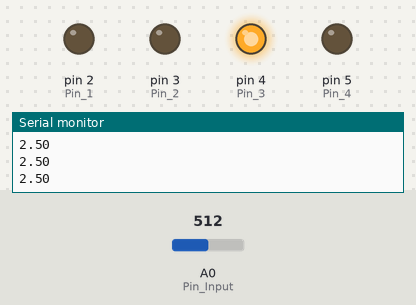
A sketch run on a simulated Arduino Uno, built with avr-gcc and run on an emulated ATmega328P. On the bench: output pins drawn as LEDs (lit = HIGH), the last lines printed to the serial monitor. Inputs (shaded band) come from the test bench; at power-on: A0 (Pin_Input) = 512.

Above: at 1.2 s.
1.3 s: A0 (Pin_Input) set to 503
At 2.7 s:
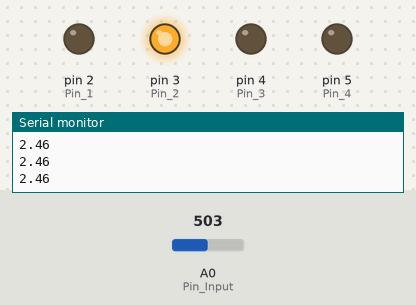
3.0 s: A0 (Pin_Input) set to 267
4.5 s: A0 (Pin_Input) set to 244
At 5.4 s:
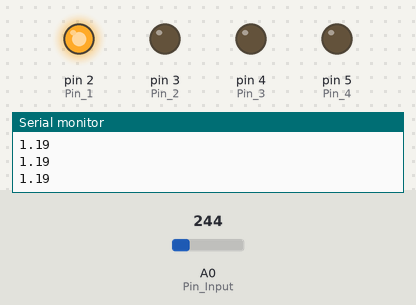
6.0 s: A0 (Pin_Input) set to 900
At 6.7 s:
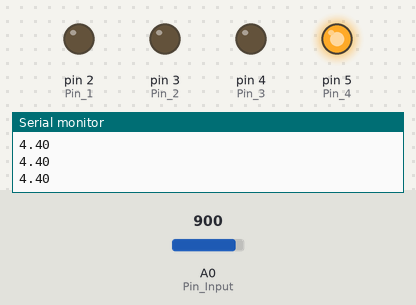
7.5 s: A0 (Pin_Input) set to 778
9.0 s: A0 (Pin_Input) set to 752
At 10.4 s:
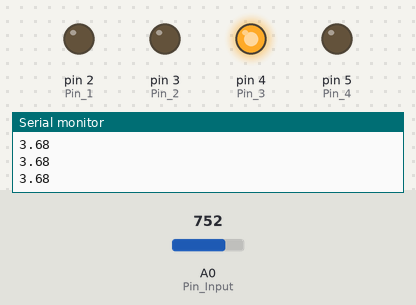
Timing chart, 0 to 11.5 s (numbered marks = the images above; inputs shaded):
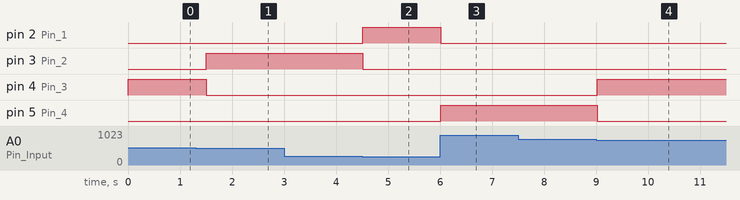

Measured:
- the behaviour switches between 512 and 511 on A0 (Pin_Input) (found by bisection; images 0 and 1)
- the behaviour switches between 256 and 255 on A0 (Pin_Input) (found by bisection; images 1 and 2)
- the behaviour switches between 768 and 767 on A0 (Pin_Input) (found by bisection; images 3 and 4)
- after the input at 1.3 s, pin 3 (Pin_2): LOW → HIGH after 0.20 s; pin 4 (Pin_3): HIGH → LOW after 0.20 s
- after the input at 4.5 s, pin 2 (Pin_1): LOW → HIGH at once; pin 3 (Pin_2): HIGH → LOW at once
- after the input at 6.0 s, pin 2 (Pin_1): HIGH → LOW at once; pin 5 (Pin_4): LOW → HIGH at once
- after the input at 9.0 s, pin 4 (Pin_3): LOW → HIGH at once; pin 5 (Pin_4): HIGH → LOW at once

The sketch:

09_Potentiometer_LED_Control_3rd.ino
```cpp
const int Pin_1 = 2;
const int Pin_2 = 3;
const int Pin_3 = 4;
const int Pin_4 = 5;
const float eps = 0.000001;

const int Pin_Input = A0;

float V;
int readVal;

void setup() {
  // put your setup code here, to run once:
  pinMode(Pin_1, OUTPUT);
  pinMode(Pin_2, OUTPUT);
  pinMode(Pin_3, OUTPUT);
  pinMode(Pin_4, OUTPUT);
  Serial.begin(9600);
  // pinMode(Pin_Input, INPUT);
}

void loop() {
  // put your main code here, to run repeatedly:
  readVal = analogRead(Pin_Input);
  V = (5. / 1023.) * readVal;
  Serial.println(V);

  if (fabs(V) < eps || V < 1.25) {
    digitalWrite(Pin_1, HIGH);
    digitalWrite(Pin_2, LOW);
    digitalWrite(Pin_3, LOW);
    digitalWrite(Pin_4, LOW);
  }

  else if (V >= 1.25 && V < 2.5) {
    digitalWrite(Pin_1, LOW);
    digitalWrite(Pin_2, HIGH);
    digitalWrite(Pin_3, LOW);
    digitalWrite(Pin_4, LOW);
  }

  else if (V >= 2.5 && V < 3.75) {
    digitalWrite(Pin_1, LOW);
    digitalWrite(Pin_2, LOW);
    digitalWrite(Pin_3, HIGH);
    digitalWrite(Pin_4, LOW);
  }

  else {
    digitalWrite(Pin_1, LOW);
    digitalWrite(Pin_2, LOW);
    digitalWrite(Pin_3, LOW);
    digitalWrite(Pin_4, HIGH);
  }
  delay(250);
}
```
